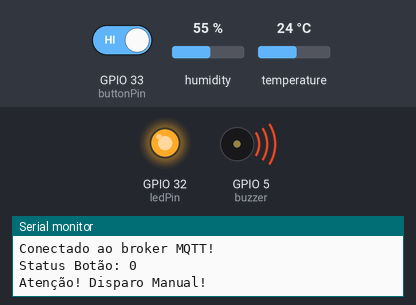
Bench run of a sketch on a simulated ESP32. Shown: output pins drawn as LEDs (lit = HIGH), buzzer (waves = sounding, pin HIGH), the last lines printed to the serial monitor. Inputs (shaded band) come from the test bench; at power-on: GPIO 33 (buttonPin) HIGH, humidity 55 %, temperature 24 °C. WiFi joins after 1.5 s; servers stay silent unless stated; no MQTT or app messages arrive unless stated.

Above: at 3.2 s.
3.3 s: GPIO 33 (buttonPin) driven LOW
At 33.3 s:
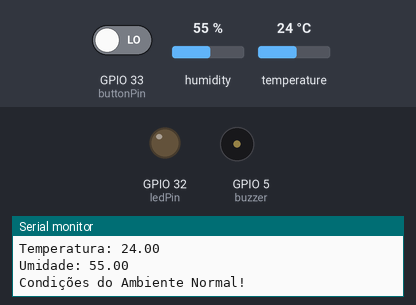
Timing chart, 0 to 33.6 s (numbered marks = the images above; inputs shaded):
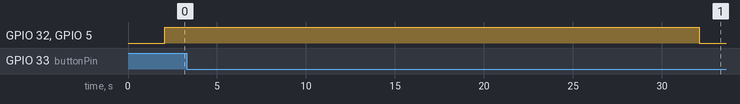

Measured:
- after the input at 3.3 s, GPIO 32 (ledPin), GPIO 5 (buzzer): HIGH → LOW after 28.8 s

The sketch:

Monitoramento.ino
```cpp
#include <WiFi.h>
#include <PubSubClient.h>
#include "DHT.h"

#define IO_USERNAME ""
#define IO_KEY ""

// Configuração da rede WiFi
const char* ssid = "sala203";
const char* password = "s@l@203#";

// Configurações do broker MQTT
const char* mqttserver = "34.28.96.89";
const int mqttport = 1883;
const char* mqttUser = IO_USERNAME;
const char* mqttPassword = IO_KEY;

const int dhtPin = 23;
const int buttonPin = 33;
const int ledPin = 32;
int buzzer = 5;
String comando = "";
char s_bot[4];
int statusBot = 0;

DHT dht(dhtPin, DHT11);

// Instância do cliente WiFi
WiFiClient espClient;

// Instância do cliente MQTT
PubSubClient client(espClient);

void setup() {
  Serial.begin(115200);
  dht.begin();
  pinMode(buttonPin, INPUT);
  pinMode(ledPin, OUTPUT);
  pinMode(buzzer, OUTPUT);

// Conexão com a rede WiFi
  WiFi.begin(ssid, password);
  while (WiFi.status() != WL_CONNECTED) {
    delay(1000);
    Serial.println("Conectando ao WiFi...");
  }
  Serial.println("Conectado ao WiFi!");

  // Conexão ao servidor MQTT
  client.setServer(mqttserver, mqttport);
  client.setCallback(callback);  // Define a função de callback para tratar os comandos recebidos
  while (!client.connected()) {
    Serial.println("Conectando ao broker MQTT...");
    if (client.connect("ESP32Client", mqttUser, mqttPassword)){
    //if (client.connect("ESP32Client")){
      Serial.println("Conectado ao broker MQTT!");
    } else {
      Serial.print("Falha na conexão. Código de erro: ");
      Serial.println(client.state());
      delay(2000);
    }
  }
}


void loop() {
    // Verificação e reconexão ao broker MQTT, se necessário
    if (!client.connected()) {
      reconnect();
    }

    // Verifica se há algum pacote MQTT para ser processado
    client.loop();

    float temperatura = dht.readTemperature();
    float umidade = dht.readHumidity();
    int buttonState = digitalRead(buttonPin);
    //Serial.println(buttonState);

    if (buttonState == LOW) {
      Serial.print("Temperatura: ");
      Serial.println(temperatura);
      Serial.print("Umidade: ");
      Serial.println(umidade);
      delay(10000);

      // Publicação da temperatura e Umidade no tópico "temperatura" e "umidade"
      String tempString = String(temperatura);
      char charTemp[tempString.length() + 1];
      tempString.toCharArray(charTemp, tempString.length() + 1);
      client.publish("aparecidalm/feeds/temperatura", charTemp);
      delay(10000);
      String umiString = String(umidade);
      char charUmi[umiString.length() + 1];
      umiString.toCharArray(charUmi, umiString.length() + 1);
      client.publish("aparecidalm/feeds/umidad", charUmi);

      if(temperatura >= 30.00 && umidade >=70.00){
        Serial.println("Atenção! Condição do Ambiente Alterada!");
        digitalWrite(ledPin, HIGH);
        digitalWrite(buzzer, HIGH);
        delay(10000);
        // String statusString = String(buzzer);
        // char charStatus[statusString.length() + 1];
        // statusString.toCharArray(charStatus, statusString.length() + 1);
        // client.publish("aparecidalm/feeds/buzzer", charStatus);

      }else {
        digitalWrite(ledPin, LOW);
        digitalWrite(buzzer, LOW);
        Serial.println("Condições do Ambiente Normal!");
        delay(10000);
        // String statusString = String(buzzer);
        // char charStatus[statusString.length() + 1];
        // statusString.toCharArray(charStatus, statusString.length() + 1);
        // client.publish("aparecidalm/feeds/buzzer", charStatus);
      }
    }else{
       dtostrf(statusBot,1,1,s_bot);
       Serial.print("Status Botão: ");
       Serial.println(statusBot);
       client.publish("aparecidalm/feeds/botao", s_bot);
       Serial.println("Atenção! Disparo Manual!");
       digitalWrite(ledPin, HIGH);
       digitalWrite(buzzer, HIGH);
       delay(10000);

      // String statusString = String(buzzer);
      // char charStatus[statusString.length() + 1];
      // statusString.toCharArray(charStatus, statusString.length() + 1);
      // client.publish("aparecidalm/feeds/buzzer", charStatus);
    }

}

// Função para reconexão ao broker MQTT
void reconnect() {
  while (!client.connected()) {
    Serial.println("Tentando reconectar ao broker MQTT...");
    if (client.connect("ESP32Client", mqttUser, mqttPassword)) {
   //  if (client.connect("ESP32Client")) {
      Serial.println("Reconectado ao broker MQTT!");
      //client.subscribe("led1");
      client.subscribe("aparecidalm/feeds/temperatura");
    } else {
      Serial.print("Falha na conexão. Código de erro: ");
      Serial.println(client.state());
      delay(2000);
    }
  }
}

// Função de callback para tratar os comandos recebidos
void callback(char* topic, byte* payload, unsigned int length) {
  // Converte o payload em uma string
  String command = "";
  for (int i = 0; i < length; i++) {
    command += (char)payload[i];
  }
  comando = command;
  // Verifica o tópico e o comando recebido
  if (String(topic) == "status") {
    if (command == "1") {

    } else if (command == "2") {

    } else {

    }
  }
}
```
